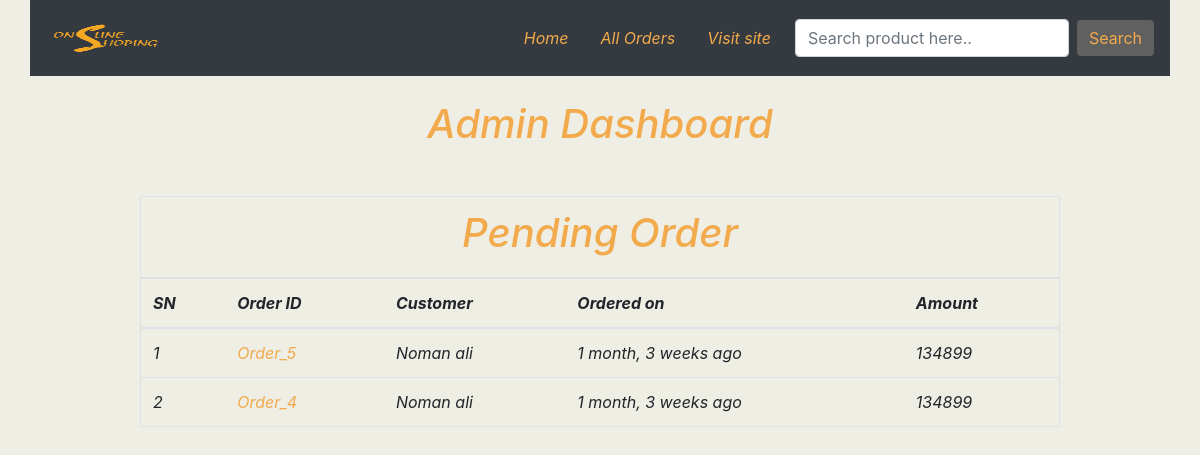
The page /admin-home/ on the database its author committed.
### eapp/models.py (models this page shows, shortened)
class Order(models.Model):
    cart = models.OneToOneField(Cart, on_delete=models.CASCADE)
    ordered_by = models.CharField(max_length=200)
    shipping_address = models.CharField(max_length=200)
    mobile = models.CharField(max_length=20)
    email = models.EmailField(null=True, blank=True)
    subtotal = models.PositiveIntegerField()
    discount = models.PositiveIntegerField()
    total = models.PositiveIntegerField()
    order_status = models.CharField(max_length=50,choices=ORDER_STATUS)
    created_at = models.DateTimeField(auto_now_add=True)

### eapp/views.py (the view)
# urls.py: path('admin-home/', AdminHomeView.as_view(), name='AdminHome'),
class AdminHomeView(TemplateView, AdminRequiredMixin):
    template_name = "admindashboard/home.html"
    def get_context_data(self, **kwargs):
        context = super().get_context_data(**kwargs)
        context["pendingorder"] = Order.objects.filter(order_status="Order Received").order_by("-id")
        return context

### templates/admindashboard/home.html (shortened to what this page needs)
{% extends 'admindashboard/base.html' %}
{% block content %}
<h1 class="text-center mt-4" style="color:#F2AA4CFF" style="color:#F2AA4CFF"> Admin Dashboard </h1>
<div class="row my-5">
    <div class="col-md-10 mx-auto">
        <table class="table border" >
    <thead>
    <tr>
                <th colspan="5"><h1 class="text-center" style="color:#F2AA4CFF">Pending Order</h1></th>
            </tr>
      <tr>
        <th>SN</th>
          <th>Order ID</th>
        <th>Customer</th>
          <th>Ordered on</th>
          <th>Amount</th>
      </tr>
    </thead>
    <tbody>
    {% for po in pendingorder %}
      <tr>
        <td>{{forloop.counter}}</td>
          <td><a href="{% url 'eapp:AdminOrderDetails' po.id %}" style="color:#F2AA4CFF">Order_{{po.id}}</a></td>
        <td>{{po.ordered_by}}</td>
          <td>{{po.created_at|timesince}} ago</td>
          <td>{{po.total}}</td>
      </tr>
{% endfor %}
    </tbody>
  </table>
    </div>
</div>
{% endblock content %}

### static/css/style.css (style rules this page uses)
body { background-color:#eeeee4; }

### rows shown on the page
Order: id "5", ordered_by "Noman ali", created_at "1 month, 3 weeks", total "134899"
Order: id "4", ordered_by "Noman ali", created_at "1 month, 3 weeks", total "134899"
